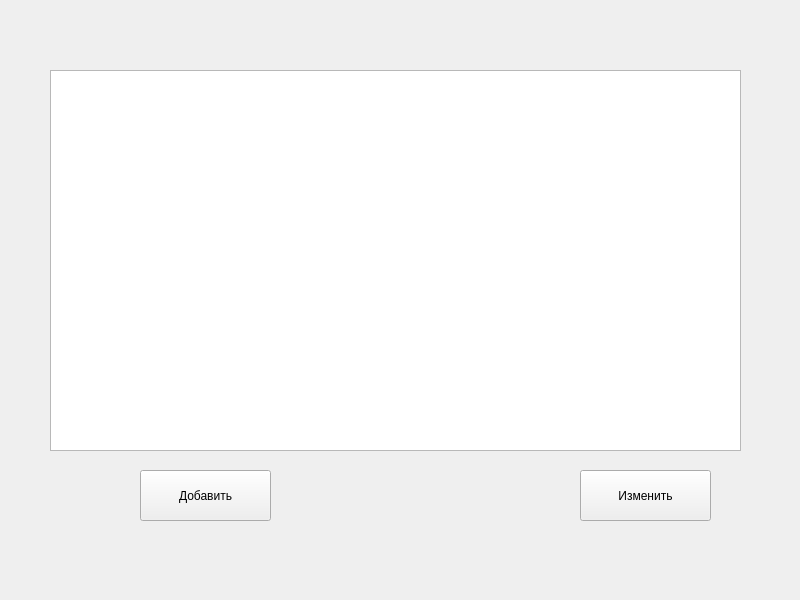
<?xml version="1.0" encoding="UTF-8"?>
<ui version="4.0">
 <class>MainWindow</class>
 <widget class="QMainWindow" name="MainWindow">
  <property name="geometry">
   <rect>
    <x>0</x>
    <y>0</y>
    <width>800</width>
    <height>600</height>
   </rect>
  </property>
  <property name="windowTitle">
   <string>MainWindow</string>
  </property>
  <widget class="QWidget" name="centralwidget">
   <widget class="QTableWidget" name="tableWidget">
    <property name="geometry">
     <rect>
      <x>50</x>
      <y>70</y>
      <width>691</width>
      <height>381</height>
     </rect>
    </property>
   </widget>
   <widget class="QPushButton" name="pushButtonAdd">
    <property name="geometry">
     <rect>
      <x>140</x>
      <y>470</y>
      <width>131</width>
      <height>51</height>
     </rect>
    </property>
    <property name="text">
     <string>Добавить</string>
    </property>
   </widget>
   <widget class="QPushButton" name="pushButtonEdit">
    <property name="geometry">
     <rect>
      <x>580</x>
      <y>470</y>
      <width>131</width>
      <height>51</height>
     </rect>
    </property>
    <property name="text">
     <string>Изменить</string>
    </property>
   </widget>
   <widget class="QLabel" name="label">
    <property name="geometry">
     <rect>
      <x>220</x>
      <y>30</y>
      <width>431</width>
      <height>20</height>
     </rect>
    </property>
    <property name="text">
     <string/>
    </property>
   </widget>
  </widget>
 </widget>
 <resources/>
 <connections/>
</ui>
